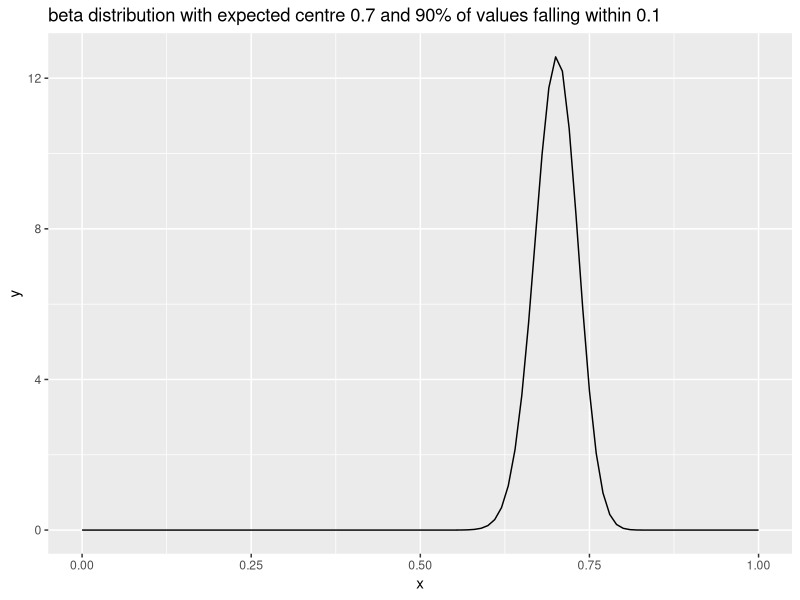

Recreate this plot in R.
## ---- chunk 1
knitr::opts_chunk$set(echo = TRUE)

library(tidyverse)
## ---- chunk 2
# set args
mu = 0.7
epsilon = 0.1

## ---- chunk 3
alpha <- mu * (
  ((10 * mu^2) / epsilon^2) * 
    (1 / mu - 1) - 1 
)

beta <- alpha / mu - alpha

## ---- chunk 4
tibble(x = c(0, 1)) %>% 
  ggplot(aes(x = x)) +
  stat_function(fun = dbeta, args = list(shape1 = alpha, shape2 = beta)) +
  labs(title = paste0(
    "beta distribution with expected centre ",
    mu, 
    " and 90% of values falling within ",
    epsilon
    ))

